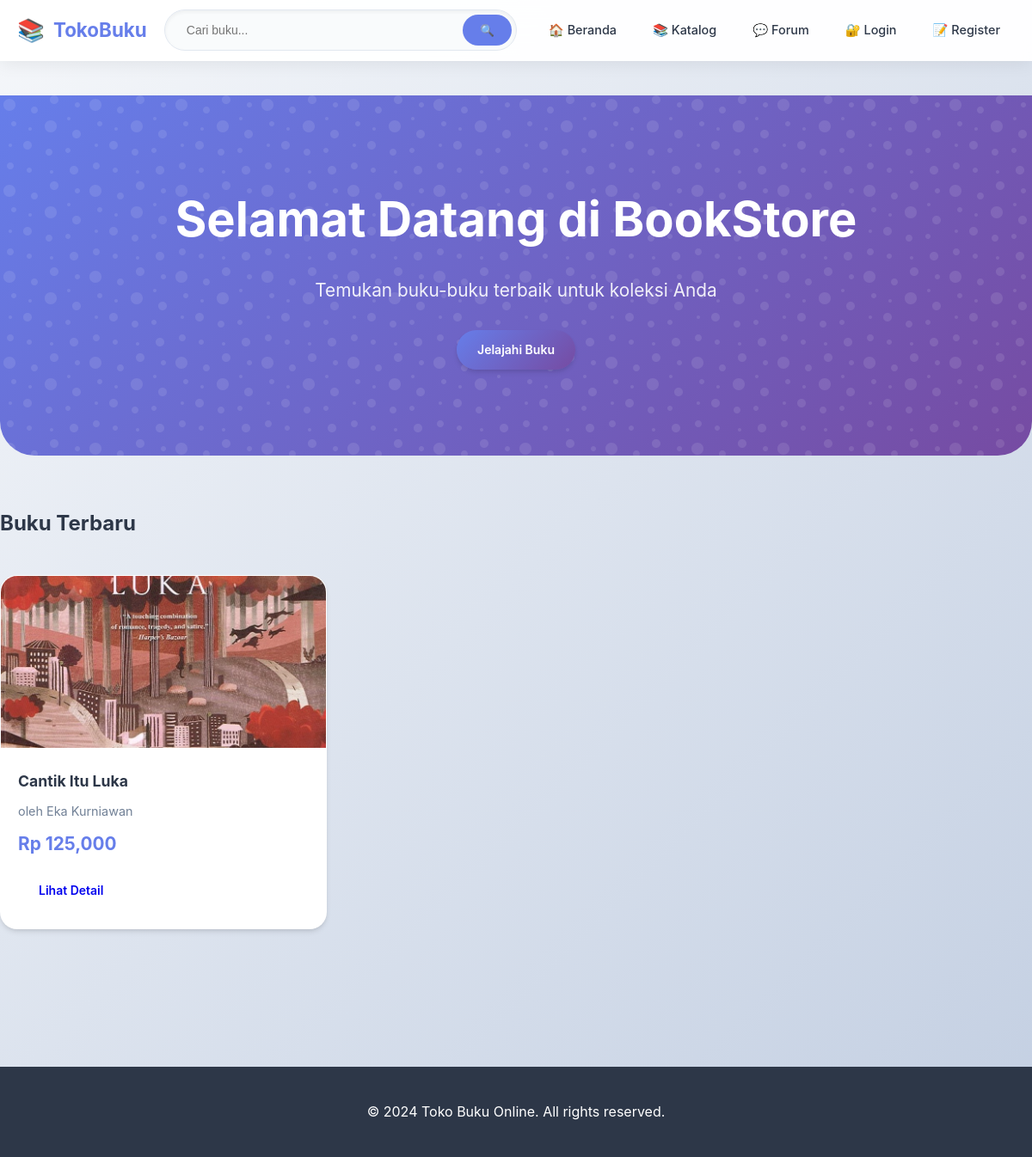
The page / on the database its author committed.
### bookstore/app.py (models this page shows)
class Book(db.Model):
    id = db.Column(db.Integer, primary_key=True)
    title = db.Column(db.String(200), nullable=False)
    author = db.Column(db.String(100), nullable=False)
    description = db.Column(db.Text)
    price = db.Column(db.Float, nullable=False)
    stock = db.Column(db.Integer, default=0)
    image = db.Column(db.String(200))
    created_at = db.Column(db.DateTime, default=datetime.utcnow)
    user_id = db.Column(db.Integer, db.ForeignKey('user.id'), nullable=False)
    category_id = db.Column(db.Integer, db.ForeignKey('category.id'), nullable=False)
    seller = db.relationship('User', backref='books')
    category = db.relationship('Category', backref='books')
    cart_items = db.relationship('CartItem', backref='book', lazy=True, cascade='all, delete-orphan')
    order_items = db.relationship('OrderItem', backref='book', lazy=True, cascade='all, delete-orphan')
    wishlisted_by = db.relationship('Wishlist', backref='book', lazy=True, cascade='all, delete-orphan')

### bookstore/app.py (the view)
@app.route('/')
def index():
    books = Book.query.limit(8).all()
    return render_template('index.html', books=books)

### bookstore/templates/index.html (shortened to what this page needs)
{% extends "base.html" %}
{% block content %}
<div class="hero-section">
    <div class="hero-content">
        <h1>Selamat Datang di BookStore</h1>
        <p>Temukan buku-buku terbaik untuk koleksi Anda</p>
        <a href="{{ url_for('book_list') }}" class="btn btn-primary">Jelajahi Buku</a>
    </div>
</div>
<div class="featured-books">
    <h2>Buku Terbaru</h2>
    <div class="books-grid">
        {% for book in books %}
        <div class="book-card">
            {% if book.image %}
            <img src="{{ url_for('static', filename='uploads/' + book.image) }}" alt="{{ book.title }}">
            {% else %}
            <div class="book-placeholder">No Image</div>
            {% endif %}
            <div class="book-info">
                <h3>{{ book.title }}</h3>
                <p class="book-author">oleh {{ book.author }}</p>
                <p class="book-price">Rp {{ "{:,.0f}".format(book.price) }}</p>
                <a href="{{ url_for('book_detail', book_id=book.id) }}" class="btn btn-secondary">Lihat Detail</a>
            </div>
        </div>
        {% endfor %}
    </div>
</div>
{% endblock %}

### bookstore/static/css/style.css (style rules this page uses)
:root { --primary: #667eea; --primary-light: #8a9ef5; --primary-dark: #5a6fd8; --secondary: #764ba2; --accent: #f093fb; --success: #4CAF50; --warning: #FF9800; --error: #f44336; --text: #2d3748; --text-light: #718096; --bg: #f7fafc; --bg-card: #ffffff; --border: #e2e8f0; --shadow: 0 4px 6px -1px rgba(0, 0, 0, 0.1), 0 2px 4px -1px rgba(0, 0, 0, 0.06); --shadow-hover: 0 10px 15px -3px rgba(0, 0, 0, 0.1), 0 4px 6px -2px rgba(0, 0, 0, 0.05); }
* { margin: 0; padding: 0; box-sizing: border-box; }
body { font-family: 'Inter', 'Segoe UI', system-ui, -apple-system, sans-serif; line-height: 1.6; color: var(--text); background: linear-gradient(135deg, #f5f7fa 0%, #c3cfe2 100%); min-height: 100vh; }
.btn { display: inline-flex; align-items: center; justify-content: center; gap: 8px; padding: 12px 24px; border: none; border-radius: 25px; text-decoration: none; font-weight: 600; cursor: pointer; transition: all 0.3s ease; font-size: 14px; position: relative; overflow: hidden; }
.btn::before { content: ''; position: absolute; top: 0; left: -100%; width: 100%; height: 100%; background: linear-gradient(90deg, transparent, rgba(255,255,255,0.2), transparent); transition: left 0.5s; }
.btn-primary { background: linear-gradient(135deg, var(--primary) 0%, var(--secondary) 100%); color: white; box-shadow: var(--shadow); }
.hero-section { background: linear-gradient(135deg, var(--primary) 0%, var(--secondary) 100%); color: white; padding: 100px 0; text-align: center; border-radius: 0 0 40px 40px; margin-bottom: 60px; position: relative; overflow: hidden; }
.hero-section::before { content: ''; position: absolute; top: 0; left: 0; right: 0; bottom: 0; }
.hero-content h1 { font-size: 3.5rem; margin-bottom: 20px; font-weight: 700; position: relative; }
.hero-content p { font-size: 1.3rem; margin-bottom: 30px; opacity: 0.9; }
.books-grid { display: grid; grid-template-columns: repeat(auto-fill, minmax(280px, 1fr)); gap: 30px; margin: 40px 0; }
.book-card { background: var(--bg-card); border-radius: 20px; overflow: hidden; box-shadow: var(--shadow); transition: all 0.3s ease; border: 1px solid rgba(255,255,255,0.2); }
.book-card img { width: 100%; height: 200px; object-fit: cover; transition: transform 0.3s ease; }
.book-info { padding: 20px; }
.book-info h3 { margin-bottom: 10px; font-size: 1.1rem; line-height: 1.4; color: var(--text); }
.book-author { color: var(--text-light); font-size: 0.9rem; margin-bottom: 10px; }
.book-price { font-size: 1.3rem; font-weight: bold; color: var(--primary); margin-bottom: 15px; }

### rows shown on the page
Book: image (picture), title "Cantik Itu Luka", author "Eka Kurniawan", price "125,000"
